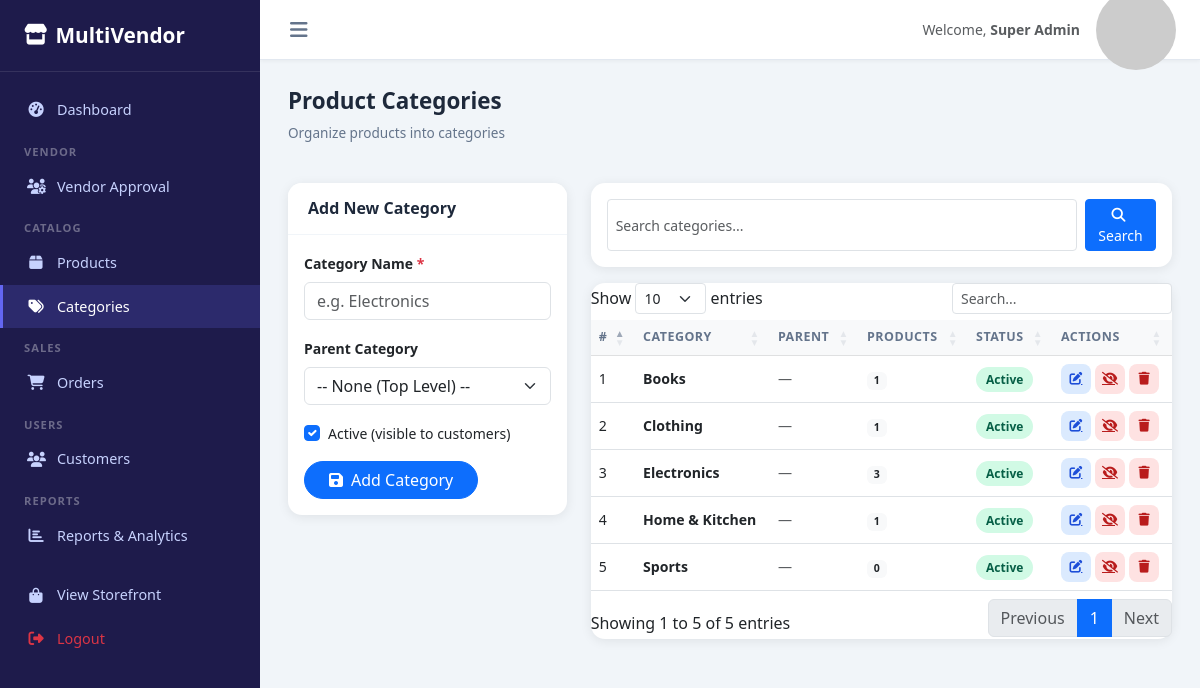
The page /admin/pages/categories.php (signed in) on the database its author committed.
### tables this page shows
CREATE TABLE IF NOT EXISTS categories (
    id INT AUTO_INCREMENT PRIMARY KEY,
    name VARCHAR(100) NOT NULL,
    slug VARCHAR(120) UNIQUE NOT NULL,
    parent_id INT DEFAULT NULL,
    status TINYINT(1) DEFAULT 1,
    created_at TIMESTAMP DEFAULT CURRENT_TIMESTAMP
);

### admin/pages/categories.php (the view, shortened to what this page needs)
<?php
require_once '../includes/db.php';
$edit_id  = isset($_GET['edit']) && is_numeric($_GET['edit']) ? (int)$_GET['edit'] : null;
$category = null;
$search = isset($_GET['s']) ? mysqli_real_escape_string($conn, trim($_GET['s'])) : '';
$where  = $search ? "WHERE c.name LIKE '%$search%'" : '';
$categories = mysqli_query($conn, "
    SELECT c.*, p.name AS parent_name,
           (SELECT COUNT(*) FROM products pr WHERE pr.category_id = c.id) AS product_count
    FROM categories c
    LEFT JOIN categories p ON p.id = c.parent_id
    $where
    ORDER BY c.name
");
require_once '../includes/header.php';
?>
<div class="d-flex justify-content-between align-items-center mb-4">
    <div>
        <h4 class="page-title">Product Categories</h4>
        <p class="page-subtitle">Organize products into categories</p>
    </div>
</div>
<div class="row g-4">
    <div class="col-md-4">
        <div class="card">
            <div class="card-header">
                <h6><?php echo $edit_id ? 'Edit Category' : 'Add New Category'; ?></h6>
            </div>
            <div class="card-body">
                <form method="POST">
                    <div class="mb-3">
                        <label class="form-label small fw-semibold">Category Name <span class="text-danger">*</span></label>
                        <input type="text" name="name" class="form-control" required value="<?php echo htmlspecialchars($category['name'] ?? ''); ?>" placeholder="e.g. Electronics">
                    </div>
                    <div class="mb-3">
                        <label class="form-label small fw-semibold">Parent Category</label>
                        <select name="parent_id" class="form-select">
                            <option value="">-- None (Top Level) --</option>
                        </select>
                    </div>
                    <div class="mb-3 form-check">
                        <input type="checkbox" name="status" id="catStatus" class="form-check-input" <?php echo (!$edit_id || $category['status']) ? 'checked' : ''; ?>>
                        <label for="catStatus" class="form-check-label small">Active (visible to customers)</label>
                    </div>
                    <div class="d-flex gap-2">
                        <button type="submit" name="save_category" class="btn btn-primary rounded-pill px-4">
                            <i class="fas fa-save me-2"></i><?php echo $edit_id ? 'Update' : 'Add Category'; ?>
                        </button>
                    </div>
                </form>
            </div>
        </div>
    </div>
    <div class="col-md-8">
        <div class="card mb-3">
            <div class="card-body py-3">
                <form method="GET" class="d-flex gap-2">
                    <input type="text" name="s" class="form-control form-control-sm" placeholder="Search categories..." value="<?php echo htmlspecialchars($search); ?>">
                    <button class="btn btn-sm btn-primary"><i class="fas fa-search me-1"></i>Search</button>
                </form>
            </div>
        </div>
        <div class="card">
            <div class="card-body p-0">
                <div class="table-responsive">
                    <table class="table table-hover datatable mb-0">
                        <thead class="table-light">
                            <tr>
                                <th>#</th>
                                <th>Category</th>
                                <th>Parent</th>
                                <th>Products</th>
                                <th>Status</th>
                                <th>Actions</th>
                            </tr>
                        </thead>
                        <tbody>
                            <?php if (mysqli_num_rows($categories) === 0): ?>
                                <tr><td colspan="6" class="text-center py-4 text-muted">No categories found.</td></tr>
                            <?php else: ?>
                                <?php $i = 1; while ($c = mysqli_fetch_assoc($categories)): ?>
                                <tr>
                                    <td><?php echo $i++; ?></td>
                                    <td class="fw-semibold"><?php echo htmlspecialchars($c['name']); ?></td>
                                    <td class="small text-muted"><?php echo htmlspecialchars($c['parent_name'] ?? '—'); ?></td>
                                    <td><span class="badge bg-light text-dark"><?php echo $c['product_count']; ?></span></td>
                                    <td>
                                        <span class="status-badge <?php echo $c['status'] ? 'badge-approved' : 'badge-inactive'; ?>">
                                            <?php echo $c['status'] ? 'Active' : 'Inactive'; ?>
                                        </span>
                                    </td>
                                    <td>
                                        <div class="d-flex gap-1">
                                            <a href="categories.php?edit=<?php echo $c['id']; ?>" class="action-btn edit" title="Edit">
                                                <i class="fas fa-edit"></i>
                                            </a>
                                            <a href="categories.php?toggle=<?php echo $c['id']; ?>" class="action-btn <?php echo $c['status'] ? 'reject' : 'approve'; ?>" title="Toggle Status">
                                                <i class="fas <?php echo $c['status'] ? 'fa-eye-slash' : 'fa-eye'; ?>"></i>
                                            </a>
                                            <button class="action-btn delete" title="Delete" onclick="confirmDelete('categories.php?delete=<?php echo $c['id']; ?>','Delete this category? Products in it will become uncategorized.')">
                                                <i class="fas fa-trash"></i>
                                            </button>
                                        </div>
                                    </td>
                                </tr>
                                <?php endwhile; ?>
                            <?php endif; ?>
                        </tbody>
                    </table>
                </div>
            </div>
        </div>
    </div>
</div>
<?php require_once '../includes/footer.php'; ?>

### admin/css/admin.css (style rules this page uses)
:root { --sidebar-width: 260px; --sidebar-bg: #1e1b4b; --sidebar-accent: #6366f1; --sidebar-text: #c7d2fe; --topbar-height: 60px; --card-shadow: 0 2px 12px rgba(0,0,0,0.08); }
* { box-sizing: border-box; margin: 0; padding: 0; }
body { font-family: 'Segoe UI', sans-serif; background: #f1f5f9; }
.card { border: none; border-radius: 14px; box-shadow: var(--card-shadow); }
.card-header { background: #fff; border-bottom: 1px solid #f1f5f9; padding: 16px 20px; border-radius: 14px 14px 0 0 !important; }
.card-header h6 { font-weight: 700; color: #1e293b; margin: 0; }
.badge-approved { background: #d1fae5; color: #065f46; }
.status-badge { padding: 4px 10px; border-radius: 20px; font-size: 0.75rem; font-weight: 600; }
.table th { font-size: 0.78rem; text-transform: uppercase; letter-spacing: 0.5px; color: #64748b; font-weight: 600; }
.table td { vertical-align: middle; font-size: 0.88rem; }
.page-title { font-size: 1.4rem; font-weight: 700; color: #1e293b; }
.page-subtitle { font-size: 0.85rem; color: #64748b; }
.action-btn { width: 30px; height: 30px; border-radius: 8px; border: none; display: inline-flex; align-items: center; justify-content: center; font-size: 0.8rem; cursor: pointer; }
.action-btn.edit { background: #dbeafe; color: #1d4ed8; }
.action-btn.delete { background: #fee2e2; color: #b91c1c; }
.action-btn.reject { background: #fee2e2; color: #b91c1c; }

### rows shown on the page
categories: name "Books", parent_name "—", product_count "1", status "Active"
categories: name "Clothing", parent_name "—", product_count "1", status "Active"
categories: name "Electronics", parent_name "—", product_count "3", status "Active"
categories: name "Home & Kitchen", parent_name "—", product_count "1", status "Active"
categories: name "Sports", parent_name "—", product_count "0", status "Active"

### other values the page prints
$_SESSION['admin_name'] "Super Admin"
